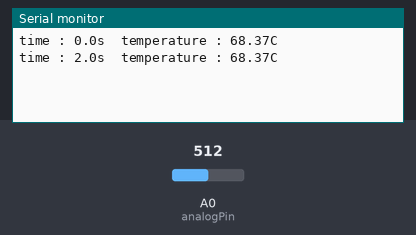
The sketch below on a simulated Arduino Uno, built with avr-gcc and run on an emulated ATmega328P. On the bench: the last lines printed to the serial monitor. The test bench sets the inputs (shaded band); at power-on: A0 (analogPin) = 512.

Above: at 2.8 s.
2.9 s: A0 (analogPin) set to 716
At 5.0 s:
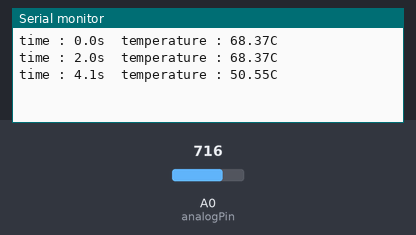
5.6 s: A0 (analogPin) set to 900
At 6.6 s:
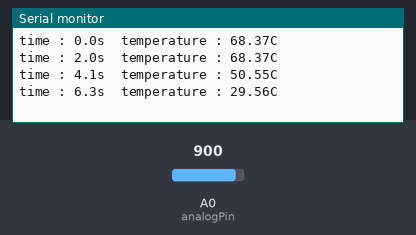
Timing chart, 0 to 8.6 s (numbered marks = the images above; inputs shaded):
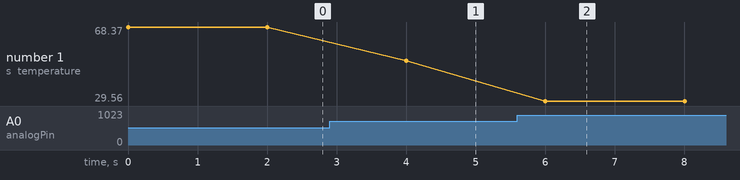

The sketch:

FDK11VHIQYSY20M.ino
```cpp
#include <Wire.h>
#include <LiquidCrystal_I2C.h>

int temp; //variable to hold temperature sensor value
long tm,t,d; //variables to record time in seconds
#define analogPin A0 //the thermistor attach to
#define beta 3950 //the beta of the thermistor
#define resistance 10 //the value of the pull-up resistor
void setup()

{
  Serial.begin(9600);
  pinMode(0,INPUT);//temperature sensor connected to analog 0
  analogReference(DEFAULT);
}

void loop()
{
  long a =1023 - analogRead(analogPin); //read thermistor value

  float tempC = beta /(log((1025.0 * 10 / a - 10) / 10) + beta / 298.0) - 273.0 + 43.5;
  //required for converting time to seconds
  tm = millis();
  t = tm/1000;
  d = tm%1000;

  Serial.flush();

  //printing time in seconds
  Serial.print("time : ");
  Serial.print(t);
  Serial.print(".");
  Serial.print(d);
  Serial.print("s\t");

  //printing temperature sensor values
  Serial.print("temperature : ");
  Serial.print(tempC);
  Serial.println("C");

  delay(2000);//delay of 2 seconds
}
```

Measured:
- after the input at 2.9 s, the serial monitor: prints a new line after 1.1 s (image 1)
- after the input at 5.6 s, the serial monitor: prints a new line after 0.40 s (image 2)
- plotted number 1: 68.37 → 50.55 after the input at 2.9 s, 50.55 → 29.56 after the input at 5.6 s
